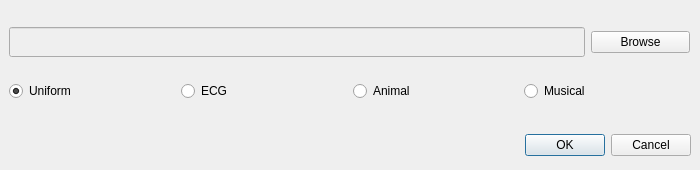
<?xml version="1.0" encoding="UTF-8"?>
<ui version="4.0">
 <class>Dialog</class>
 <widget class="QDialog" name="Dialog">
  <property name="geometry">
   <rect>
    <x>0</x>
    <y>0</y>
    <width>700</width>
    <height>170</height>
   </rect>
  </property>
  <property name="minimumSize">
   <size>
    <width>700</width>
    <height>170</height>
   </size>
  </property>
  <property name="maximumSize">
   <size>
    <width>700</width>
    <height>170</height>
   </size>
  </property>
  <property name="windowTitle">
   <string>Dialog</string>
  </property>
  <property name="styleSheet">
   <string notr="true">QRadioButton::indicator {
width: 0px;
height:0px;
border-radius: 0px;
}
QRadioButton{
border: 1px solid; 
border-radius: 6px;
    padding: 3px;
    background-color: transparent;
}
QRadioButton::unchecked{ 


}

QRadioButton::checked{
border: 1px solid;  
border-radius: 6px;
background-color: #3874f2; 
}

QWidget {
    color: #4d4e51;
    background-color: #85878a;
    background-clip: border;
    border-image: none;
    outline: 0;
}

QWidget:focus {
    border: 1px solid #4d4e51;
}

QWidget:disabled {
    color: #9a9b9e;
    background-color: #4d4e51; /* same as QMenu background-color */
}

QMenuBar {
    color: #c7c7c9;
    background-color: #797b7f;
}

QMenuBar::item {
    background-color: #797b7f;
}

QMenuBar::item:selected {
    color: #1b3774;
    border: 1px solid #5e90fa;
    background-color: #5e90fa;
}

QMenuBar::item:pressed {
    color: #1b3774;
    border: 1px solid #7cabf9;
    background-color: #7cabf9;
    margin-bottom:-1px;
    padding-bottom:1px;
}

QMenu {
    color: #c7c7c9;
    background-color: #4d4e51;
    margin: 2px;
    border: 1px solid transparent;
}


QTextEdit {
    color: #4d4e51;
    background-color: #bdc1c9;
    border: 1px solid #6d6e71;
    padding: 0px;
    margin: 0px;
}

QPlainTextEdit {
    color: #4d4e51;
    background-color: #bdc1c9;
    border-radius: 2px;
    border: 1px solid #6d6e71;
    padding: 0px;
    margin: 0px;
}

QSizeGrip {
    image: url(icons/sizegrip_light.png);
    width: 16px;
    height: 16px;
    background-color: transparent;
}


QRadioButton:focus {
    border: none;
}

QFrame,
QFrame:pressed,
QFrame:focus,
QFrame:on {
    border: 1px solid #85878a;
    border-radius: 3px;
    padding: 0px;
}

/* border and background of QComboBox drop-down */
QComboBox QFrame,
QComboBox QFrame:pressed,
QComboBox QFrame:focus,
QComboBox QFrame:on {
    border: 1px solid #4d4e51;
    background-color: #4d4e51;
    padding: 0px;
    margin: 0px;
}

QFrame[frameShape=&quot;0&quot;] {
    border-radius: 3px;
}

QFrame[height=&quot;3&quot;],
QFrame[width=&quot;3&quot;] {
    border-color: transparent;
    background-color: transparent;
}

QFrame[height=&quot;3&quot;] {
    border-top-color: #6d6e71;
}

QFrame[width=&quot;3&quot;] {
    border-left-color: #6d6e71;
}

QPushButton {
    color: #c7c7c9;
    text-align: center;
    background-color: qlineargradient(spread:pad, x1:1, y1:0.545, x2:1, y2:0, stop:0 #6d6e71, stop:1 #85878a);
    border: 1px solid #4d4e51;
    padding: 5px 12px 5px 12px;
    margin: 4px 8px 4px 8px;
    border-radius: 3px;
}

QPushButton:hover,
QPushButton:focus {
    color: white;
    background-color: qlineargradient(spread:pad, x1:1, y1:0.545, x2:1, y2:0, stop:0 #3874f2, stop:1 #5e90fa);
    border-color: #3874f2;
}

QPushButton:disabled,
QPushButton:disabled:checked {
    color: #6d6e71;
    background-color: #85878a;
    border-color: #6d6e71;
}

QPushButton:pressed {
    background-color: #3874f2;
}

QPushButton:checked {
    background-color: #5e90fa;
    border-color: #3874f2;
}

/* Color Buttons */
Gui--ColorButton,
Gui--ColorButton:disabled {
    border-color: transparent;
    background-color: transparent;
    height: 24px;
    padding: 0px;
    margin: 0px;
}

Gui--ColorButton:hover {
    border-color: #797b7f;
    background-color: #797b7f;
}

/* Buttons inside the toolbar */
QToolBar QPushButton {
    background-color: qlineargradient(spread:pad, x1:1, y1:0.545, x2:1, y2:0, stop:0 #797b7f, stop:1 #85878a);
    border: 1px solid #6d6e71;
    min-width: 22px;
    min-height: 22px;
    margin-left: 2px;
    margin-right: 2px;
    margin-bottom: 3px; /*bigger margin to correctly separate buttons inside a vertical toolbar */
    margin-top: 1px;
    padding: 1px;
}

QToolBar QPushButton:hover,
QToolBar QPushButton:focus {
    color: #c7c7c9;
    background-color: qlineargradient(spread:pad, x1:1, y1:0.545, x2:1, y2:0, stop:0 #797b7f, stop:1 #85878a);
    border: 1px solid #4d4e51;
}

QToolBar QPushButton:disabled,
QToolBar QPushButton:disabled:checked {
    background-color: #85878a;
    border-color: #797b7f;
}

QToolBar QPushButton:pressed {
    background-color: #6d6e71;
    border-color: #6d6e71;
}

QToolBar QPushButton:checked {
    background-color: qlineargradient(spread:pad, x1:1, y1:0.8, x2:1, y2:0, stop:0 #5e90fa, stop:1 #7cabf9);
    border-color: #5e90fa;
}

QToolBar QPushButton:checked:hover,
QToolBar QPushButton:checked:focus {
    color: #c7c7c9;
    border: 1px solid #3874f2;
}

QToolBar {
    border: 1px transparent #393838;
    background-color: #85878a;
    font-weight: bold;
    margin: 0px;
    padding: 0px;
}

QToolBar::handle:horizontal {
    background-image: url(icons/Hmovetoolbar_dark.png);
    width: 10px;
    margin: 6px 2px 6px 2px;
    background-position: top right;
    background-repeat: repeat-y;
}

QToolBar::handle:vertical {
    background-image: url(icons/Vmovetoolbar_dark.png);
    height: 10px;
    margin: 2px 6px 2px 6px;
    background-position: left bottom;
    background-repeat: repeat-x;
}

QToolBar::separator:horizontal {
    background-image: url(icons/separtoolbar_dark.png);
    width: 10px;
    margin: 6px 2px 6px 2px;
    background-position: center center;
    background-repeat: repeat-y;
}

QToolBar::separator:vertical {
    background-image: url(icons/separtoolbar_dark.png);
    height: 10px;
    margin: 2px 6px 2px 6px;
    background-position: center center;
    background-repeat: repeat-x;
}

QStackedWidget {
    background-color: #85878a;
    border: 1px transparent #85878a;
}

QAbstractSpinBox {
    color: #c7c7c9;
    border: 1px solid #6d6e71; /* border top color defined after QAbstractSpinBox, QLineEdit and QComboBox */
    background-color: #6d6e71;
    selection-color: white;
    selection-background-color: #5e90fa;
}

QAbstractSpinBox:disabled {
    color: #9a9b9e;
    background-color: #797b7f;
    border-color: #797b7f;
}

QAbstractSpinBox:up-button {
    background-color: qlineargradient(spread:pad, x1:1, y1:0.8, x2:1, y2:0, stop:0 #6f9efa, stop:1 #7cabf9);
    subcontrol-origin: border;
    subcontrol-position: top right;
    border-top-right-radius: 3px;
    height: 13px;
    width: 20px;
}

QAbstractSpinBox:down-button {
    background-color: qlineargradient(spread:pad, x1:1, y1:0.8, x2:1, y2:0, stop:0 #5e90fa, stop:1 #6f9efa);
    subcontrol-origin: border;
    subcontrol-position: bottom right;
    border-bottom-right-radius: 3px;
    height: 13px;
    width: 20px;
}

QAbstractSpinBox:up-button:disabled,
QAbstractSpinBox:down-button:disabled {
    background-color: transparent;
}

QAbstractSpinBox::up-arrow {
    image: url(icons/up_arrow_light.png);
    top: 0px; /* fix simetry between up and down images */
}

QAbstractSpinBox::up-arrow:hover {
    image: url(icons/up_arrow_lighter.png);
}

QAbstractSpinBox::up-arrow:off {
    image: url(icons/up_arrow_disabled_dark.png);
}

QAbstractSpinBox::up-arrow:disabled {
    image: none;
}

QAbstractSpinBox::down-arrow {
    image: url(icons/down_arrow_light.png);
    bottom: -2px; /* fix simetry between up and down images */
}
QAbstractSpinBox::down-arrow:hover {
    image: url(icons/down_arrow_lighter.png);
}

QAbstractSpinBox::down-arrow:off {
    image: url(icons/down_arrow_disabled_dark.png);
}

QAbstractSpinBox::down-arrow:disabled {
    image: none;
}

QToolBar QAbstractSpinBox {
    margin-top: 0px;
    margin-bottom: 0px;
}

QLineEdit {
    color: #c7c7c9;
    background-color: #6d6e71;
    selection-color: white;
    selection-background-color: #5e90fa;
    /* Padding and margin defined */
    border-style: solid;
    border: 1px solid #6d6e71; /* border top color defined after QAbstractSpinBox, QLineEdit and QComboBox */
    border-radius: 3px;
}

QAbstractSpinBox:focus,
QLineEdit:focus,
QComboBox:focus {
    border-color: #7cabf9;
}

QComboBox {
    color: #c7c7c9;
    background-color: #6d6e71;
    selection-color: white;
    selection-background-color: #5e90fa;
    border: 1px solid #6d6e71; /* border top color defined after QAbstractSpinBox, QLineEdit and QComboBox */
    border-radius: 3px;
}

QComboBox:on {
    color: white;
    background-color: #6d6e71;
    border-color: #7cabf9;
}

QComboBox::drop-down {
    subcontrol-origin: margin;
    subcontrol-position: top right;
    width: 20px;
    border-left-width: 1px;
    border-left-color: transparent;
    border-left-style: solid;
    border-top-right-radius: 3px;
    border-bottom-right-radius: 3px;
    background-color: qlineargradient(spread:pad, x1:1, y1:0.8, x2:1, y2:0, stop:0 #5e90fa, stop:1 #7cabf9);
}

QComboBox::down-arrow {
    image: url(icons/down_arrow_light.png);
}

QComboBox::down-arrow:on,
QComboBox::down-arrow:hover,
QComboBox::down-arrow:focus {
    image: url(icons/down_arrow_lighter.png);
}

QComboBox QAbstractItemView {
    color: #c7c7c9;
    background-color: #4d4e51;
    border-radius: 3px;
    margin: 0px;
    padding: 0px;
    border: none;
}

/* Common parameters for QAbstractSpinBox, QLineEdit and QComboBox */
QSpinBox,
QDoubleSpinBox,
QAbstractSpinBox,
QLineEdit,
QComboBox {
    border-top-color: #5d5e61; /* Creates an inset effect inside the elements */
    padding: 2px 6px 2px 6px; /* This makes text colour work on QComboBox */
    margin: 0px 2px 0px 2px;
    min-width: 70px; /* it was 120 because of QCombobox... */
    border-radius: 3px;
}
/* end Common parameters */

QAbstractItemView {
    color: #4d4e51;
    alternate-background-color: #b3b8bf; /* related with QListView background  */
    border: 1px solid #4d4e51;
    border-radius: 3px;
    padding: 0px;
}

/* hack to deactivate changing background color when focus (due to QFrame generic transparent color) */
QAbstractItemView:selected,
QAbstractItemView:on,
QAbstractItemView:focus {
    background-color: #bdc1c9; /* same as QTable background color */
}

/* hack to hide weird redundant information inside the value of a Placement cell */
QTreeView QLabel,
QTreeView QLabel:disabled {
    color: transparent;
    background-color: transparent;
    border: none;
    border-radius: 0px;
    margin: 0px;
    padding: 0px;
}

QTreeView QLineEdit {
    color: #c7c7c9;
    border-color: #6d6e71;
    background-color: #6d6e71;
    selection-color: white;
    selection-background-color: #5e90fa;
}

/* hack to hide non editable cells inside Property values */
QTreeView QLineEdit:read-only,
QTreeView QLineEdit:disabled,
QTreeView QAbstractSpinBox:read-only,
QTreeView QAbstractSpinBox:disabled {
    color: transparent;
    border-color: transparent;
    background-color: transparent;
    selection-color: transparent;
    selection-background-color: transparent;
}

/* hack to disable margin inside Property values to following elements */
QTreeView QSpinBox,
QTreeView QDoubleSpinBox,
QTreeView QAbstractSpinBox,
QTreeView QLineEdit,
QTreeView QComboBox {
    margin-left: 0px;
    margin-right: 0px;
}

/* Pushbutton style for &quot;...&quot; inside Placement cell which launches Placement tool */
QTreeView QPushButton {
    background-color: qlineargradient(spread:pad, x1:1, y1:0.545, x2:1, y2:0, stop:0 #6d6e71, stop:1 #85878a);
    border-top: none;
    border-bottom: none;
    border-right: none;
    border-left: 1px solid #6d6e71;
    border-radius: 0px;
    margin: 0px;
    padding: 0px;
    height: 24px;
}

/* Color Buttons inside the &quot;Properties window&quot; */
QAbstractItemView Gui--ColorButton {
    padding: 0px;
    margin: 0px;
    height: 10px;
}

QAbstractItemView QPushButton:hover {
    color: white;
    background-color: qlineargradient(spread:pad, x1:1, y1:0.545, x2:1, y2:0, stop:0 #3874f2, stop:1 #5e90fa);
    border-color: #3874f2;
}

QAbstractItemView QPushButton:disabled {
    color: transparent;
    background-color: transparent;
    border-color: transparent;
}

QLabel {
    border: 0px solid #4d4e51;
}

QTabWidget{
    border: none;
}

QTabWidget:focus {
    border: none;
}

QTabWidget::pane {
    border: none;
    padding: 0px;
    background-color: #85878a;
    position: absolute;
    top: -15px;
    padding-top: 15px;
}

QTabWidget::tab-bar {
    alignment: center;
}

QTabBar {
    qproperty-drawBase: 0;
    left: 5px;
    background-color: transparent;
}

QTabBar:focus {
    border: 0px transparent black;
}

QTabBar::close-button {
    padding: 0px;
    margin: 0px;
    border-radius: 2px;
    background-image: url(icons/close_dark.png);
    background-position: center center;
    background-repeat: none;
}

QTabBar::close-button:hover {
    background-color: #7cabf9;
}

QTabBar::close-button:pressed {
    background-color: #adc5ed;
}

QTabBar::scroller { /* the width of the scroll buttons */
    width: 20px;
}

/* the scroll buttons are tool buttons */
QTabBar QToolButton,
QTabBar QToolButton:hover { 
    margin-top: 4px;
    margin-bottom: 4px;
    margin-left: 0px;
    margin-right: 0px;
    padding: 0px;
    border: none;
    background-color: #85878a;
    border-radius: 0px;
}

QTabBar QToolButton::right-arrow:enabled {
     image: url(icons/right_arrow_light.png);
}

QTabBar QToolButton::right-arrow:disabled,
QTabBar QToolButton::right-arrow:off {
     image: url(icons/right_arrow_disabled_dark.png);
}

QTabBar QToolButton::right-arrow:hover {
     image: url(icons/right_arrow_lighter.png);
}

 QTabBar QToolButton::left-arrow:enabled {
     image: url(icons/left_arrow_light.png);
}

 QTabBar QToolButton::left-arrow:disabled,
 QTabBar QToolButton::left-arrow:off {
     image: url(icons/left_arrow_disabled_dark.png);
}

 QTabBar QToolButton::left-arrow:hover {
     image: url(icons/left_arrow_lighter.png);
}

 QTabBar QToolButton::up-arrow:enabled {
     image: url(icons/up_arrow_light.png);
}

 QTabBar QToolButton::up-arrow:disabled,
 QTabBar QToolButton::up-arrow:off {
     image: url(icons/up_arrow_disabled_dark.png);
}

 QTabBar QToolButton::up-arrow:hover {
     image: url(icons/up_arrow_lighter.png);
}

 QTabBar QToolButton::down-arrow:enabled {
     image: url(icons/down_arrow_light.png);
}

 QTabBar QToolButton::down-arrow:disabled,
 QTabBar QToolButton::down-arrow:off {
     image: url(icons/down_arrow_disabled_dark.png);
}

 QTabBar QToolButton::down-arrow:hover {
     image: url(icons/down_arrow_lighter.png);
}

/* TOP and BOTTOM TABS */
QTabBar::tab:top,
QTabBar::tab:bottom {
    color: #c7c7c9;
    border: 1px solid #6d6e71;
    border-left-color: #85878a;
    border-right-width: 0px;
    background-color: #6d6e71;
    padding:5px 15px;
    margin-top: 4px;
    margin-bottom: 4px;
    position: center;
}

QTabBar::tab:top:first,
QTabBar::tab:bottom:first {
    border-top-left-radius: 6px;
    border-bottom-left-radius: 6px;
}

QTabBar::tab:top:last,
QTabBar::tab:bottom:last {
    border-top-right-radius: 6px;
    border-bottom-right-radius: 6px;
    border-right-width: 1px;
}

QTabBar::tab:top:selected,
QTabBar::tab:bottom:selected {
    color: white;
    background-color: qlineargradient(spread:pad, x1:1, y1:0.545, x2:1, y2:0, stop:0 #3874f2, stop:1 #5e90fa);
    border-color: #3874f2;
}

QTabBar::tab:top:!selected:hover,
QTabBar::tab:bottom:!selected:hover {
    color: white;
}

QTabBar::tab:top:only-one ,
QTabBar::tab:bottom:only-one {
    border: 1px solid #1b3774;
    border-radius: 6px;
}

/* LEFT and RIGHT TABS */
QTabBar::tab:left,
QTabBar::tab:right {
    color: #c7c7c9;
    border: 1px solid #6d6e71;
    border-top-color: #85878a;
    border-bottom-width: 0px;
    background-color: #6d6e71;
    padding: 15px 5px;
    margin-left: 4px;
    margin-right: 4px;
    position: center;
}

QTabBar::tab:left:first,
QTabBar::tab:right:first {
    border-top-left-radius: 6px;
    border-top-right-radius: 6px;
}

QTabBar::tab:left:last,
QTabBar::tab:right:last {
    border-bottom-left-radius: 6px;
    border-bottom-right-radius: 6px;
    border-bottom-width: 1px;
}

QTabBar::tab:left:selected,
QTabBar::tab:right:selected {
    color: white;
    background-color: qlineargradient(spread:pad, x1:0.545, y1:1, x2:0, y2:1, stop:0 #3874f2, stop:1 #5e90fa);
    border-color: #3874f2;
}

QTabBar::tab:left:!selected:hover,
QTabBar::tab:right:!selected:hover {
    color: white;
}

QTabBar::tab:left:only-one ,
QTabBar::tab:right:only-one {
    border: 1px solid #1b3774;
    border-radius: 6px;
}

QDockWidget {
    color: #4d4e51;
    border: 1px solid #85878a;
    titlebar-close-icon: url(icons/close_dark.png);
    titlebar-normal-icon: url(icons/undock_dark.png);
}

QDockWidget::title {
    text-align: center;
    background-color: #797b7f;
    padding: 4px;
    border-radius: 4px;
}

QDockWidget::close-button,
QDockWidget::float-button {
    border: 1px transparent #85878a;
    border-radius: 2px;
    background: transparent;
    subcontrol-origin: padding;
    subcontrol-position: right center;
}

QDockWidget::close-button {
    right: 4px;
}
    
QDockWidget::float-button {
    right: 22px;
}

QDockWidget::close-button:hover,
QDockWidget::float-button:hover {
    background: #9a9b9e;
}

QDockWidget::close-button:pressed,
QDockWidget::float-button:pressed {
    /*padding: 1px -1px -1px 1px;*/
    background-color: #797b7f;
}

QTreeView,
QListView {
    color: #4d4e51;
    border: 1px solid #85878a;
    border-radius: 4px;
    background-color: #bdc1c9;  /* related with alternate-background-color*/
    selection-color: white;
    selection-background-color: #5e90fa; /* should be similar to QListView::item selected background-color */
    show-decoration-selected: 1; /* make the selection span the entire width of the view */
    padding: 0px;
    margin: 0px 4px 0px 4px;
    min-width: 130px; /* hack to correctly align Preferences icon list  */
}

QListView,
QListView::item,
QListView QAbstractItemView {
    margin: 0px;
    icon-size: 20px; /* temporal */
    paint-alternating-row-colors-for-empty-area: 1;
    position: absolute;
    subcontrol-origin: margin;
    subcontrol-position: left top;
}

/* Control dropdown list margins of QComboBox */
QComboBox QTreeView,
QComboBox QListView {
    margin: 0px;
    padding: 0px;
}

QListView::item {
    border: 0px transparent #85878a;
    border-radius: 4px;
    background-color: transparent;
    padding: 0px;
    margin: 0px;
    display: inline-block;
    position: relative;
}

QListView::item:selected,
QTreeView::item:selected  {
    color: white;
    background-color: #5e90fa; /* should be similar to QListView selection-background-color */
}

/* Branch system */
QTreeView::branch  {
    background: transparent;
}

QTreeView::branch:has-siblings:!adjoins-item  {
    border-image: url(icons/branch_vline.png) 0;
}

QTreeView::branch:has-siblings:adjoins-item  {
    border-image: url(icons/branch_more.png) 0;
}

QTreeView::branch:!has-children:!has-siblings:adjoins-item  {
    border-image: url(icons/branch_end.png) 0;
}

QTreeView::branch:closed:has-children:has-siblings  {
    image: url(icons/branch_closed_dark.png);
}

QTreeView::branch:has-children:!has-siblings:closed  {
    image: url(icons/branch_closed_dark.png);
    border-image: url(icons/branch_end.png) 0;
}

QTreeView::branch:open:has-children:has-siblings  {
    image: url(icons/branch_open_dark.png);
    border-image: url(icons/branch_more.png) 0;
}

QTreeView::branch:open:has-children:!has-siblings  {
    image: url(icons/branch_open_dark.png);
    border-image: url(icons/branch_end.png) 0;
}

QSlider,
QSlider:active,
QSlider:!active {
    border: none;
    background-color: transparent;
}

QSlider:horizontal {
    padding: 0px 10px;
}

QSlider:vertical {
    padding: 10px 0px;
}

QSlider::groove:horizontal {
    border: 1px solid #6d6e71;
    background-color: #6d6e71;
    height: 8px;
    border-radius: 5px;
    margin: 4px 0;
}

QSlider::groove:vertical {
    border: 1px solid #6d6e71;
    background-color: #6d6e71;
    width: 8px;
    border-radius: 5px;
    margin: 4px 0;
}

QSlider::groove:horizontal:disabled,
QSlider::groove:vertical:disabled {
    border-color:  #797b7f;
    background-color: #797b7f;
}

QSlider::handle:horizontal,
QSlider::handle:vertical {
    background-color: #4d4e51;
    border: 1px solid #4d4e51;
    width: 14px;
    height: 14px;
    border-radius: 8px;
}

QSlider::handle:horizontal {
    margin: -4px 0;
}

QSlider::handle:vertical {
    margin: 0 -4px;
}

QSlider::handle:horizontal:hover,
QSlider::handle:vertical:hover {
    border-color: #3874f2;
    background-color: #3874f2;
}

QSlider::handle:horizontal:pressed,
QSlider::handle:vertical:pressed {
    border-color: #1b3774;
    background-color: #1b3774;
}

QSlider::handle:horizontal:disabled,
QSlider::handle:vertical:disabled {
    border-color: #6d6e71;
    background-color: #85878a;
}

QToolButton {
    color: #c7c7c9;
    text-align: center;
    background-color: qlineargradient(spread:pad, x1:1, y1:0.545, x2:1, y2:0, stop:0 #6d6e71, stop:1 #85878a);
    border: 1px solid #4d4e51;
    padding-top: 5px;
    padding-bottom: 5px;
    padding-left: 15px;
    padding-right: 15px;
    margin-top: 5px;
    margin-bottom: 5px;
    margin-left: 10px;
    margin-right: 10px;
    border-radius: 3px;
    outline: none;
}

QToolButton:hover,
QToolButton:focus {
    color: white;
    background-color: qlineargradient(spread:pad, x1:1, y1:0.545, x2:1, y2:0, stop:0 #3874f2, stop:1 #5e90fa);
    border-color: #3874f2;
}

QToolButton:disabled,
QToolButton:disabled:checked {
    color: #6d6e71;
    background-color: #85878a;
    border-color: #6d6e71;
}

QToolButton:pressed {
    border-color: #7cabf9;
}

QToolButton:checked {
    background-color: #5e90fa;
    border-color: #3874f2;
}

QToolButton::menu-indicator  {
    subcontrol-origin: padding;
    subcontrol-position: center right;
    right: 4px;
}

/*The &quot;show more&quot; button  (it can also be stylable with &quot;QToolBarExtension&quot; */
QToolButton#qt_toolbar_ext_button {
    border-radius: 0px;
    margin: 0px;
    padding: 0px;
    /*background-image: url(icons/more_dark.png);*/
    image: transparent;
    background-repeat: none;
    background-position: center left;
}

QToolButton#qt_toolbar_ext_button:hover {
    /*background-image: url(icons/more_light.png);*/
    border-color: #797b7f;
    background-color: #797b7f;
}

QToolButton#qt_toolbar_ext_button:on {
    /*background-image: url(icons/more_light.png);*/
    border-color: #797b7f;
    background-color: #797b7f;
}

/*Buttons inside the Toolbar*/
QToolBar QToolButton {
    color: #4d4e51;
    background-color: #85878a;
    border: 1px transparent #85878a;
    border-radius: 3px;
    margin: 0px;
    padding: 2px;
}

QToolBar QToolButton:disabled {
    background-color: #85878a;
}

QToolBar QToolButton:checked {
    color: #1b3774;
    background-color: #5e90fa;
    border: 1px solid #5e90fa;
}

QToolBar QToolButton:hover {
    background-color: #85878a;
}

QToolBar QToolButton:pressed,
QToolBar QToolButton::menu-button:pressed {
    background-color: #797b7f;
    border: 1px solid #797b7f;
}


QToolBar QToolButton::menu-indicator:hover,
QToolBar QToolButton::menu-indicator:pressed {
    background-color: transparent;
}

/* the subcontrols below are used only in the MenuButtonPopup mode */
QToolBar QToolButton::menu-button {
    border: 1px transparent #4A4949;
    border-top-right-radius: 3px;
    border-bottom-right-radius: 3px;
    width: 16px; /* 16px width + 4px for border = 20px allocated above */
    outline: none;
    background-color: transparent;
}

QToolBar QToolButton::menu-button:hover,
QToolBar QToolButton::menu-button:active,
QToolBar QToolButton::menu-button:disabled {
    border-color: transparent;
    background-color: transparent;
}

QToolBar QToolButton::menu-arrow {
    background-image: url(icons/down_arrow_light.png);
    background-position: center center;
    background-repeat: none;
    subcontrol-origin: padding;
    subcontrol-position: bottom right;
    height: 10px; /* same as arrow image */
}

QToolBar QToolButton::menu-arrow:open {
    background-image: url(icons/down_arrow_lighter.png);
}

QToolBar:tear {
    color: blue;
    background-color: red;
}

QTableView {
    color: #4d4e51;
    border: 1px solid #6d6e71;
    gridline-color: #9a9b9e;
    background-color: #bdc1c9;
    selection-color: #4d4e51;
    selection-background-color: #adc5ed;
    border-radius: 3px;
    padding: 0px;
    margin: 0px;
}

QTableView::item:hover  {
    background: #abb0b7;
}

QTableView::item:disabled  {
    color: #85878a;
}

QTableView::item:selected  {
    color: #1b3774;
    background-color: #7cabf9;
}

/* when editing a cell: */
QTableView QLineEdit {
    color: #4d4e51;
    background-color: #b3b8bf;
    border-radius: 0px;
    margin: 0px;
    padding: 0px;
}

QHeaderView {
    border: none;
    background-color: #4d4e51;
    border-top-left-radius: 3px;
    border-top-right-radius: 3px;
    border-bottom-left-radius: 0px;
    border-bottom-right-radius: 0px;
    margin: 0px;
    padding: 0px;
}

QHeaderView::section  {
    background-color: transparent;
    color: #c7c7c9;
    border: 1px solid transparent;
    border-radius: 0px;
    text-align: center;
}

QHeaderView::section::vertical  {
    padding: 0px 6px 0px 6px;
    border-bottom: 1px solid #6d6e71;
}

QHeaderView::section::vertical:first {
    border-top: 1px solid  #6d6e71;
}

QHeaderView::section::vertical:last {
    border-bottom: none;
}

QHeaderView::section::vertical:only-one {
    border: none;
}

QHeaderView::section::horizontal  {
    padding: 0px 0px 0px 6px;
    border-right: 1px solid #6d6e71;
}

QHeaderView::section::horizontal:first {
    border-left: 1px solid #6d6e71;
}

QHeaderView::section::horizontal:last {
    border-left: none;
}



QLabel {
    padding-top: 3px;
    padding-bottom: 3px;
    background-color: transparent;
}

QLabel:disabled {
    color: #6d6e71;
    background-color: transparent;
}
</string>
  </property>
  <widget class="QDialogButtonBox" name="buttonBox">
   <property name="geometry">
    <rect>
     <x>9</x>
     <y>130</y>
     <width>682</width>
     <height>31</height>
    </rect>
   </property>
   <property name="orientation">
    <enum>Qt::Horizontal</enum>
   </property>
   <property name="standardButtons">
    <set>QDialogButtonBox::Cancel|QDialogButtonBox::Ok</set>
   </property>
  </widget>
  <widget class="QWidget" name="layoutWidget">
   <property name="geometry">
    <rect>
     <x>9</x>
     <y>9</y>
     <width>681</width>
     <height>111</height>
    </rect>
   </property>
   <layout class="QVBoxLayout" name="verticalLayout">
    <item>
     <layout class="QHBoxLayout" name="horizontalLayout">
      <item>
       <widget class="QLineEdit" name="show_path">
        <property name="enabled">
         <bool>false</bool>
        </property>
        <property name="minimumSize">
         <size>
          <width>88</width>
          <height>30</height>
         </size>
        </property>
        <property name="maximumSize">
         <size>
          <width>576</width>
          <height>30</height>
         </size>
        </property>
       </widget>
      </item>
      <item>
       <widget class="QPushButton" name="browse">
        <property name="text">
         <string>Browse</string>
        </property>
       </widget>
      </item>
     </layout>
    </item>
    <item>
     <layout class="QHBoxLayout" name="radio_button_horizontalLayout">
      <item>
       <widget class="QRadioButton" name="uniform_radio_button">
        <property name="text">
         <string>Uniform</string>
        </property>
        <property name="checked">
         <bool>true</bool>
        </property>
       </widget>
      </item>
      <item>
       <widget class="QRadioButton" name="ECG_radio_button">
        <property name="text">
         <string>ECG</string>
        </property>
       </widget>
      </item>
      <item>
       <widget class="QRadioButton" name="animal_radio_button">
        <property name="text">
         <string>Animal</string>
        </property>
       </widget>
      </item>
      <item>
       <widget class="QRadioButton" name="musical_radio_button">
        <property name="text">
         <string>Musical</string>
        </property>
       </widget>
      </item>
     </layout>
    </item>
   </layout>
  </widget>
 </widget>
 <resources/>
 <connections>
  <connection>
   <sender>buttonBox</sender>
   <signal>accepted()</signal>
   <receiver>Dialog</receiver>
   <slot>accept()</slot>
   <hints>
    <hint type="sourcelabel">
     <x>248</x>
     <y>254</y>
    </hint>
    <hint type="destinationlabel">
     <x>157</x>
     <y>274</y>
    </hint>
   </hints>
  </connection>
  <connection>
   <sender>buttonBox</sender>
   <signal>rejected()</signal>
   <receiver>Dialog</receiver>
   <slot>reject()</slot>
   <hints>
    <hint type="sourcelabel">
     <x>316</x>
     <y>260</y>
    </hint>
    <hint type="destinationlabel">
     <x>286</x>
     <y>274</y>
    </hint>
   </hints>
  </connection>
 </connections>
</ui>
